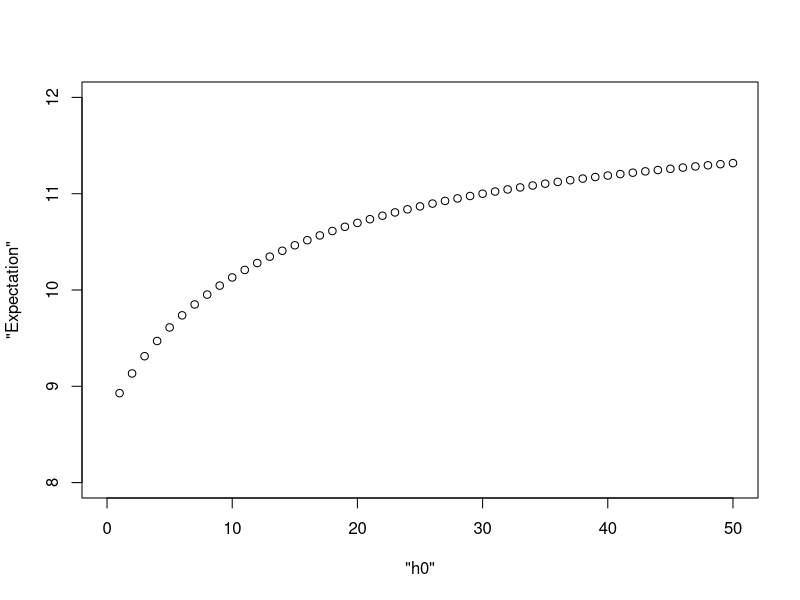
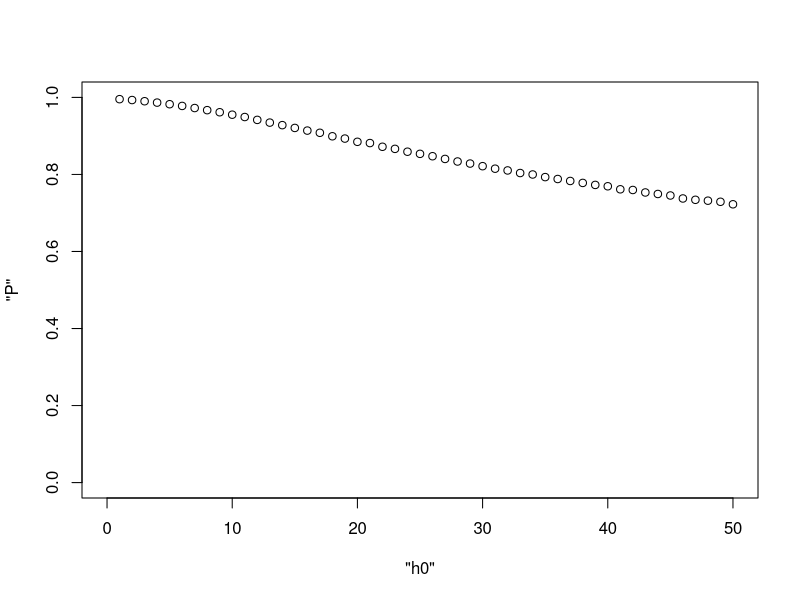
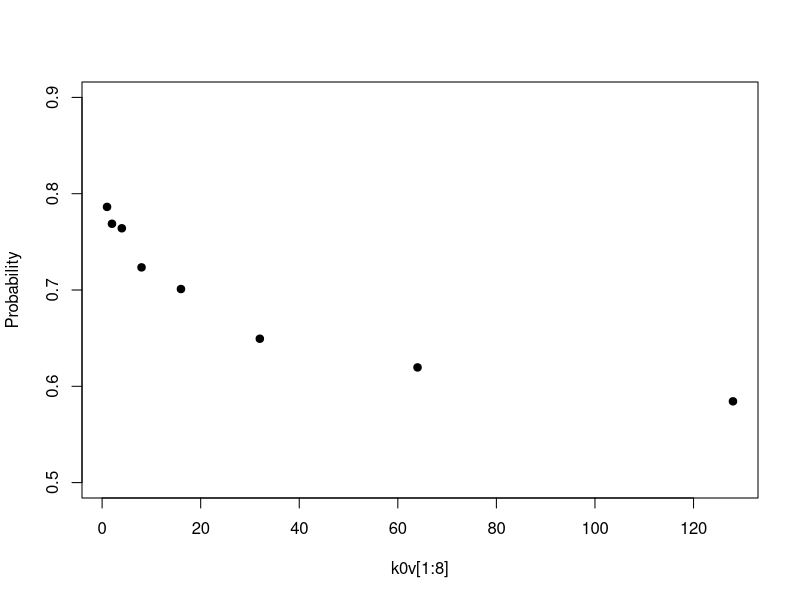

These figures' R source, in order:
## ---- chunk 1
# 1)

mu1 = rgamma(100000, 219, 112)
mu2 = rgamma(100000, 68, 45)
mean(mu1>mu2)
## ---- chunk 2
#Posterior distribution

n0<-seq(1,50)
plot( "h0","Expectation", xlim=c(0,50), ylim=c(8,12))
y=c()
for (i in n0){
  # Calculate the expectation
  new=(113 + 12*i)/(13 + i)
  y=append(y,new)
}
points(n0, y)

## ---- chunk 3
thetaA = rgamma(100000, 120 + 117, 10 + 10)
thetaB = rgamma(100000, 12 + 113, 1 + 13)
mean(thetaB<thetaA)

## ---- chunk 4
#Posterior distribution

n0<-seq(1,50)
plot( "h0","P", xlim=c(0,50), ylim=c(0,1))
y=c()
for (i in n0){
  thetaA = rgamma(100000, 120 + 117, 10 + 10)
  thetaB = rgamma(100000, 12*i + 113, 1*i + 13)
  new=mean(thetaB<thetaA)
  y=append(y,new)
}
points(n0, y)

## ---- chunk 5
# priors
mu0<-75  ;
s20<-100 ;


# Data
ybar_A=75.2; 
s2_A=(7.3)^2;

ybar_B=77.5; 
s2_B=(8.1)^2;

n=16
k0v = c(1, 2, 4, 8, 16, 32, 64, 128)
v0v = k0v

probs=rep(NA, length(k0v))

## Gibbs sampling algorithm
for(iteration in 1:length(k0v)) {
  
  k0 = k0v[iteration]
  v0 = v0v[iteration]
  
  # From inference for mu from Normal
  mun_A = (k0*mu0 + n*ybar_A)/(k0 + n)
  # From inference for s2 from inverseGamma
  s2n_A_tilde = (v0*s20 + (n-1)*s2_A + k0*n*(ybar_A-mu0)^2/(k0 + n))/((v0 + n))
  
  # From inference for mu from Normal
  mun_B = (k0*mu0 + n*ybar_B)/(k0 + n)
  # From inference for s2 from inverseGamma
  s2n_B_tilde = (v0*s20 + (n-1)*s2_B + k0*n*(ybar_B-mu0)^2/(k0 + n))/((v0 + n))
  
  # Take the inverse to find var
  s2n_A  = 1/rgamma(10000,  shape=(v0 + n)/2 , rate=s2n_A_tilde*(v0 + n)/2)
  thetaA = rnorm(10000, mean=mun_A, sd=sqrt(s2n_A/(k0 + n)))
  
  # Take the inverse to find var
  s2n_B  = 1/rgamma(10000,  shape=(v0 + n)/2 , rate=s2n_B_tilde*(v0 + n)/2)
  thetaB = rnorm(10000, mean=mun_B, sd=sqrt(s2n_B/(k0 + n)))
  
  probs[iteration] = mean(thetaA<thetaB)
}

plot(k0v[1:8], probs[1:8], pch=19, ylim = c(.5,.9),ylab="Probability")

